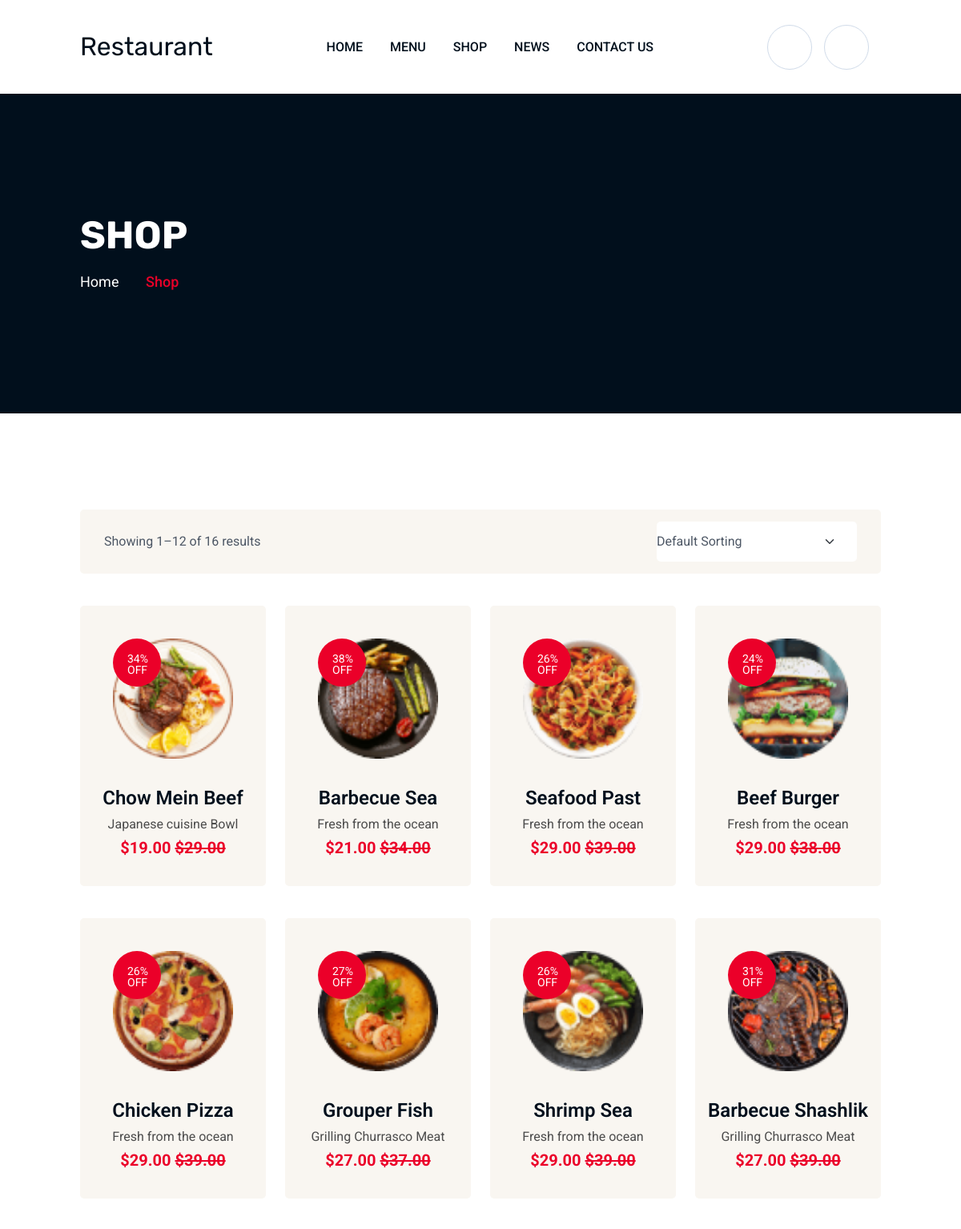
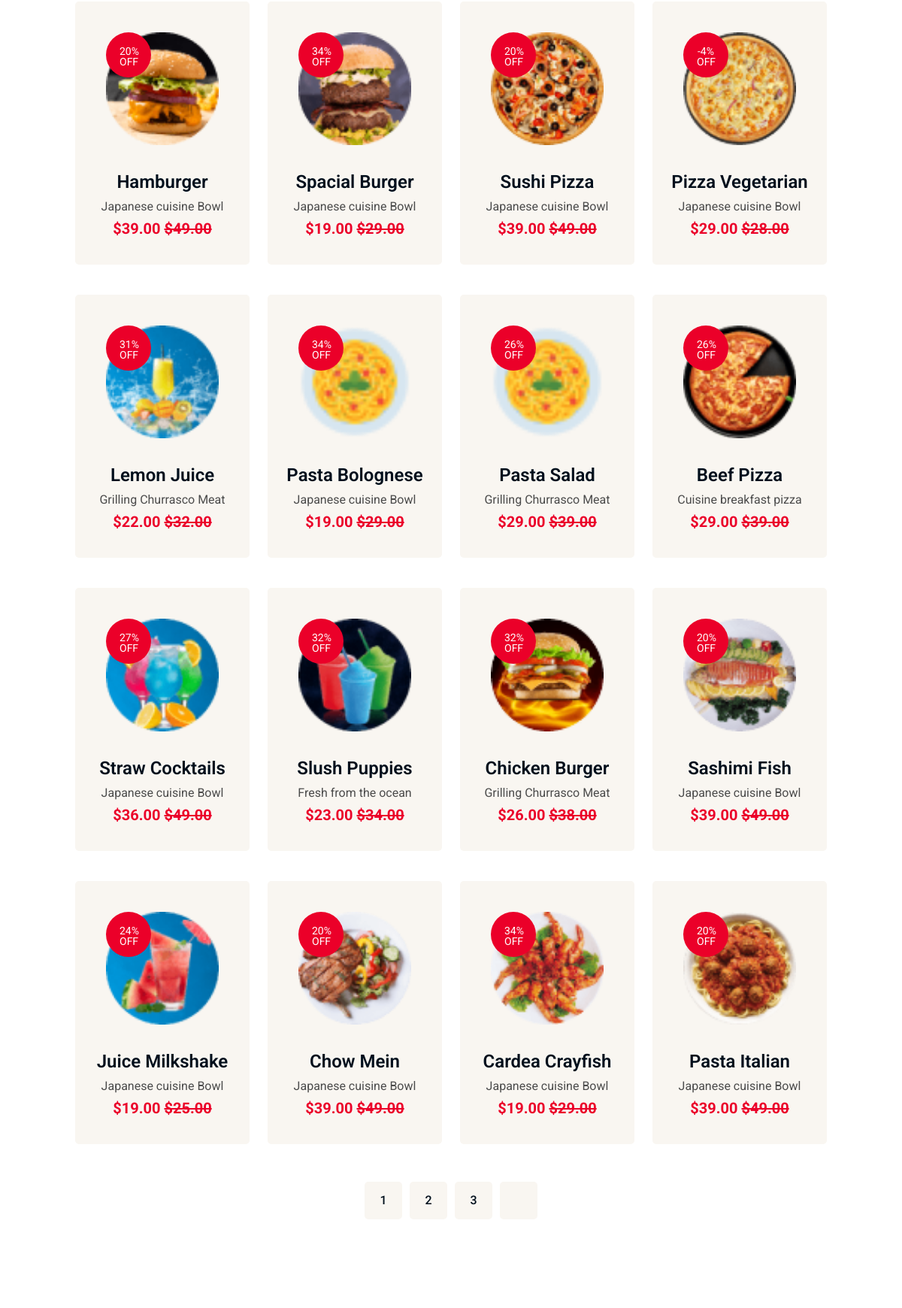
The app's page /shop/ (upper part) with its own data (2 pictures, top to bottom).
### myapp/models.py (models this page shows, shortened)
class ShopSliderModel(models.Model):
    id = models.UUIDField(primary_key=True, default=uuid.uuid4, editable=False)
    name = models.CharField(max_length=50, blank=True, null=True)
    image = models.ImageField(upload_to='ShopSlider')
    created_at = models.DateTimeField(auto_now_add=True)
    updated_at = models.DateTimeField(auto_now=True)

class Product(models.Model):
    id = models.UUIDField(primary_key=True, default=uuid.uuid4, editable=False)
    title = models.CharField(max_length=50, blank=True, null=True)
    text = models.CharField(max_length=300, blank=True, null=True)
    price = models.DecimalField(max_digits=10, decimal_places=2, default=0)          # Normal price
    disPrice = models.DecimalField(max_digits=10, decimal_places=2, default=0)
    discountPercentage = models.IntegerField(blank=True, null=True, editable=False)  # Auto calculated
    image = models.ImageField(upload_to="Product")
    category = models.ForeignKey(CategoryModel, on_delete=models.CASCADE, null=True, blank=True)
    in_stock = models.BooleanField(default=True)
    created_at = models.DateTimeField(auto_now_add=True)
    updated_at = models.DateTimeField(auto_now=True)
    @property
    def discountPercentage(self):
        if self.price and self.disPrice and self.price > 0:
            return round(((self.price - self.disPrice) / self.price) * 100)
        return 0

### myapp/views.py (the view)
# urls.py: path('shop/', views.ShopPage, name="shopPage"),
def ShopPage(request):
    ShopSlider = ShopSliderModel.objects.all()
    MenuCategory = MenuCategoryModel.objects.all()
    Gallery = GalleryModel.objects.all()
    products = Product.objects.all()
    default_product = Product.objects.first()
    orderby = request.GET.get('orderby', 'default')
    if orderby == 'popularity':
        products = products.annotate(total_sales=Count('orderitem')).order_by('-total_sales')
    elif orderby == 'date':
        products = products.order_by('-created_at')
    elif orderby == 'price':
        products = products.order_by('disPrice')
    elif orderby == 'price-desc':
        products = products.order_by('-disPrice')
    else:
        products = products.order_by('id')
    context = {
        'ShopSlider': ShopSlider,
        'MenuCategory': MenuCategory,
        'Gallery': Gallery,
        'products': products,
        'orderby': orderby,
        'default_product': default_product,
    }
    return render(request, 'shop.html', context)

### myapp/templates/shop.html (shortened to what this page needs)
{% extends 'base.html' %}
{% load static %}
{% load humanize %}
{% block body %}
{% for i in ShopSlider %}
<div class="breadcumb-wrapper" data-bg-src="{{ i.image.url }}">
    <div class="container z-index-common">
        <div class="breadcumb-content">
            <h1 class="breadcumb-title">{{ i.name|safe }}</h1>
            <ul class="breadcumb-menu">
                <li><a href="{% url 'homePage' %}">Home</a></li>
                <li>{{ i.name|safe }}</li>
            </ul>
        </div>
    </div>
</div>
{% endfor %}
<section class="th-product-wrapper space-top space-extra-bottom">
    <div class="container">
        <div class="th-sort-bar">
            <div class="row justify-content-between align-items-center">
                <div class="col-md">
                    <p class="woocommerce-result-count">Showing 1–12 of 16 results</p>
                </div>
                <div class="col-md-auto">
                    <form method="GET">
                        <select name="orderby" onchange="this.form.submit()">
                            <option value="default" {% if orderby == 'default' %}selected{% endif %}>Default Sorting</option>
                        </select>
                    </form>
                </div>
            </div>
        </div>
        <div class="row gy-40">
            {% for i in products %}
            <div class="col-xl-3 col-lg-4 col-sm-6">
                <div class="th-menu">
                    <div class="th-menu_img"><img class="spin" src="{{ i.image.url }}" alt="menu Image"
                            style="width:150px; height:auto;">
                        <div class="product-action">
                        </div>
                        <div class="th-menu_discount"><span class="sale">{{ i.discountPercentage|safe }}% OFF</span>
                        </div>
                    </div>
                    <div class="th-menu-content">
                        <h3 class="th-menu_title">
                            <a href="{% url 'shopDetailPage' i.id %}">{{ i.title|safe }}</a>
                        </h3>
                        <p class="th-menu_desc">{{ i.text|safe }}</p><span class="th-menu_price">${{ i.disPrice|intcomma }} <del>${{ i.price|intcomma }}</del></span>
                    </div>
                </div>
            </div>
            {% endfor %}
        </div>
        <div class="th-pagination text-center pt-50">
            <ul>
                <li><a href="blog.html">1</a></li>
                <li><a href="blog.html">2</a></li>
                <li><a href="blog.html">3</a></li>
                <li><a href="blog.html"><i class="far fa-arrow-right"></i></a></li>
            </ul>
        </div>
    </div>
</section>
{% endblock %}

### records on screen
ShopSliderModel: name "SHOP", name "Shop"
Product: image (picture), discountPercentage "34", title "Chow Mein Beef", text "Japanese cuisine Bowl", disPrice "19.00", price "29.00"
Product: image (picture), discountPercentage "38", title "Barbecue Sea", text "Fresh from the ocean", disPrice "21.00", price "34.00"
Product: image (picture), discountPercentage "26", title "Seafood Past", text "Fresh from the ocean", disPrice "29.00", price "39.00"
Product: image (picture), discountPercentage "24", title "Beef Burger", text "Fresh from the ocean", disPrice "29.00", price "38.00"
Product: image (picture), discountPercentage "26", title "Chicken Pizza", text "Fresh from the ocean", disPrice "29.00", price "39.00"
Product: image (picture), discountPercentage "27", title "Grouper Fish", text "Grilling Churrasco Meat", disPrice "27.00", price "37.00"
Product: image (picture), discountPercentage "26", title "Shrimp Sea", text "Fresh from the ocean", disPrice "29.00", price "39.00"
Product: image (picture), discountPercentage "31", title "Barbecue Shashlik", text "Grilling Churrasco Meat", disPrice "27.00", price "39.00"
Product: image (picture), discountPercentage "20", title "Hamburger", text "Japanese cuisine Bowl", disPrice "39.00", price "49.00"
Product: image (picture), discountPercentage "34", title "Spacial Burger", text "Japanese cuisine Bowl", disPrice "19.00", price "29.00"
Product: image (picture), discountPercentage "20", title "Sushi Pizza", text "Japanese cuisine Bowl", disPrice "39.00", price "49.00"
Product: image (picture), discountPercentage "-4", title "Pizza Vegetarian", text "Japanese cuisine Bowl", disPrice "29.00", price "28.00"
Product: image (picture), discountPercentage "31", title "Lemon Juice", text "Grilling Churrasco Meat", disPrice "22.00", price "32.00"
Product: image (picture), discountPercentage "34", title "Pasta Bolognese", text "Japanese cuisine Bowl", disPrice "19.00", price "29.00"
Product: image (picture), discountPercentage "26", title "Pasta Salad", text "Grilling Churrasco Meat", disPrice "29.00", price "39.00"
Product: image (picture), discountPercentage "26", title "Beef Pizza", text "Cuisine breakfast pizza", disPrice "29.00", price "39.00"
Product: image (picture), discountPercentage "27", title "Straw Cocktails", text "Japanese cuisine Bowl", disPrice "36.00", price "49.00"
Product: image (picture), discountPercentage "32", title "Slush Puppies", text "Fresh from the ocean", disPrice "23.00", price "34.00"
Product: image (picture), discountPercentage "32", title "Chicken Burger", text "Grilling Churrasco Meat", disPrice "26.00", price "38.00"
Product: image (picture), discountPercentage "20", title "Sashimi Fish", text "Japanese cuisine Bowl", disPrice "39.00", price "49.00"
Product: image (picture), discountPercentage "24", title "Juice Milkshake", text "Japanese cuisine Bowl", disPrice "19.00", price "25.00"
Product: image (picture), discountPercentage "20", title "Chow Mein", text "Japanese cuisine Bowl", disPrice "39.00", price "49.00"
Product: image (picture), discountPercentage "34", title "Cardea Crayfish", text "Japanese cuisine Bowl", disPrice "19.00", price "29.00"
Product: image (picture), discountPercentage "20", title "Pasta Italian", text "Japanese cuisine Bowl", disPrice "39.00", price "49.00"
